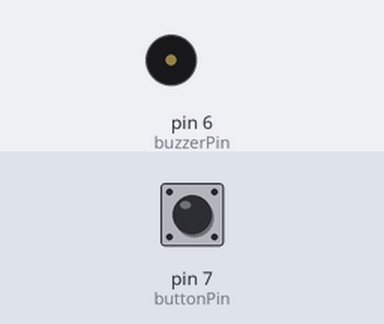
A sketch run on a simulated Arduino Uno, built with avr-gcc and run on an emulated ATmega328P. Shown: buzzer (waves = sounding). Inputs (shaded band) come from the test bench; at power-on: pin 7 (buttonPin) HIGH. What the sketch prints to the serial monitor is not drawn.

Above: at 1.2 s.
1.3 s: pin 7 (buttonPin) pulled LOW for 0.15 s
At 1.37 s:
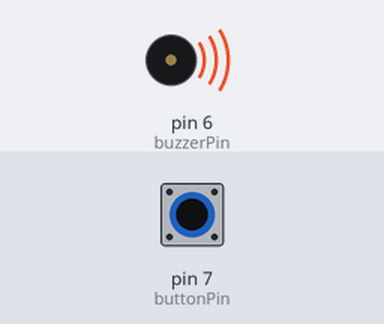
2.9 s: pin 7 (buttonPin) pulled LOW for 3.2 s
At 6.6 s:
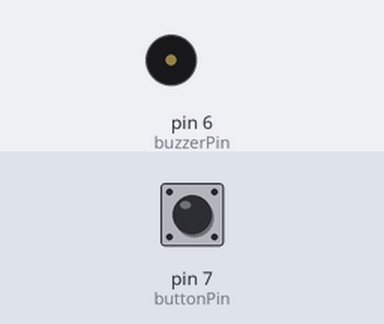
Timing chart, 0 to 8.1 s (numbered marks = the images above; inputs shaded):
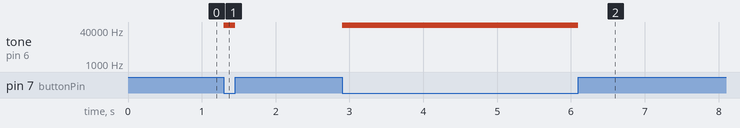

The sketch:

button_and_buzzer.ino
```cpp
/*
  Controlling Piezo Buzzer With a Push Button Switch

  This program reproduces a frequency when pressing a push-button

  Piezo Asigned to Pin 13
  Push-button Asigned to Pin 12

  The circuit:
  1 Piezo Buzzer
  1 Push-button

  Created 10/3/19
  By Miguel Osuna
  Modified: -/-/-
  By: -----------
*/

const int buttonPin = 7;
const int buzzerPin = 6;
int freq;

void setup()
{
    // Define the inputs and outputs
    pinMode(buttonPin, INPUT_PULLUP);
    pinMode(buzzerPin, OUTPUT);

    // Begin serial communication
    Serial.begin(9600);
    Serial.println("Please enter a frequency for you buzzer in Hz: ");
    freq = Serial.read();
}

void loop()
{
    // Read the buttons state ('1' for floating value)
    int buttonState = digitalRead(buttonPin);

    // 'LOW' when the button is pressed
    if(buttonState == LOW)
        tone(buzzerPin, freq);
    else
        noTone(buzzerPin);
}
```

Measured:
- after the input at 1.3 s, tone on pin 6 (buzzerPin): silent → 65535 Hz at once, → silent 0.15 s later
- after the input at 2.9 s, tone on pin 6 (buzzerPin): silent → 65535 Hz at once, → silent 3.2 s later
